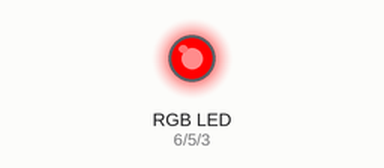
This sketch was run on a simulated Arduino Uno, built with avr-gcc and run on an emulated ATmega328P. On the bench: an RGB LED mixed from three pins (HIGH = lit). Dim RGB values are drawn brighter than linear.

Above: at 0.05 s.
At 2.05 s:
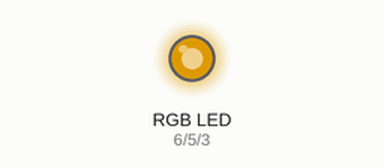
At 3.05 s:
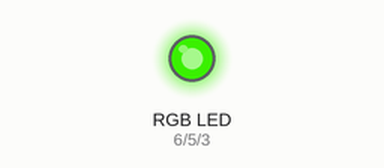
At 4.1 s:
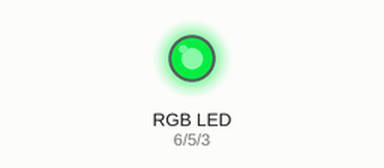
At 6.1 s:
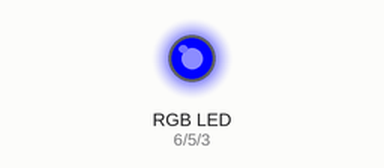
At 8.15 s:
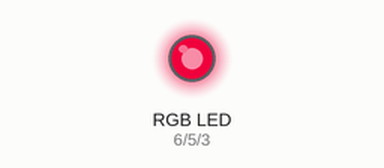
Timing chart, 0 to 11.3 s (numbered marks = the images above):
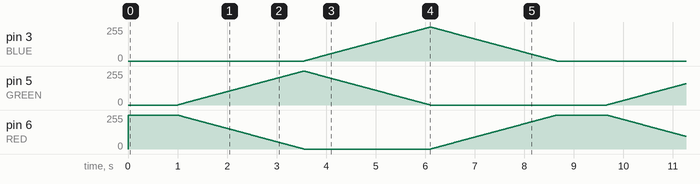

The sketch:

DisplayLED.ino
```cpp
// By Paul Cernea

#define RED 6
#define GREEN 5
#define BLUE 3

int redValue = 0;
int greenValue = 0;
int blueValue = 0;

void setup()
{
  pinMode(RED, OUTPUT);
  pinMode(GREEN, OUTPUT);
  pinMode(BLUE, OUTPUT);

  digitalWrite(RED, HIGH);
  digitalWrite(GREEN, LOW);
  digitalWrite(BLUE, LOW);

  redValue = 255;
}

void resetRgb()
{
  redValue = greenValue = blueValue = 0;
}

const int delayTime = 10; // milliseconds
void interpolate(uint8_t pin0, int& val0, uint8_t pin1, int& val1)
{
  const int interval = 1; // 1;
  val0 = 255;
  val1 = 0;
  for(int i = 0; i < 255; i += interval)
  {
    val0 -= interval;
    val1 += interval;
    analogWrite(pin0, val0);
    analogWrite(pin1, val1);
    delay(delayTime);
  }
}

void delayOnRed()
{
  analogWrite(RED, 255);
  delay(delayTime * 100);
}

void loop()
{
  resetRgb();
  delayOnRed(); // Nice effect, though unnecessary.
  interpolate(RED, redValue, GREEN, greenValue);
  interpolate(GREEN, greenValue, BLUE, blueValue);
  interpolate(BLUE, blueValue, RED, redValue);
}
```
